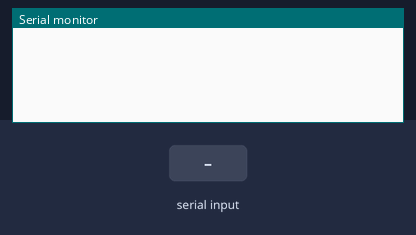
Bench run of a sketch on a simulated Arduino Uno, built with avr-gcc and run on an emulated ATmega328P. Parts: the last lines printed to the serial monitor. Inputs (shaded band) come from the test bench.

Above: at 1.2 s.
1.3 s: "1" received over the second serial link
At 3.1 s:
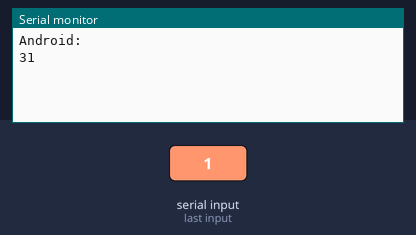
3.8 s: "0" received over the second serial link
5.8 s: "2" received over the second serial link
At 7.6 s:
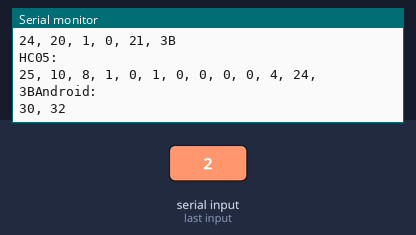

Measured:
- after the input at 1.3 s, the serial monitor: prints a new line after 1.0 s (image 1)
- after the input at 5.8 s, the serial monitor: prints a new line after 1.0 s (image 2)

The sketch:

bluetooth_android.ino
```cpp
#include <SoftwareSerial.h>

SoftwareSerial BTSerial(8,9);

int comm_status;

void setup()
{
  comm_status = 0;

  Serial.begin(9600);
  BTSerial.begin(9600);
}

void loop()
{
  if (BTSerial.available() > 0)
  {
    String str = BTSerial.readString();

    Serial.println("Android:");
    for (int i = 0; i < str.length(); i++)
    {
      if (i != 0)
        Serial.print(", ");
      Serial.print(str[i], HEX);
    }

    delay(1000);
    byte ans[6] = {0x24, 0x20, 0x01, 0x00, 0x21, 0x3B};
    sendData(ans, 6);
    comm_status = 1;
    delay(1000);
  }

  switch (comm_status)
  {
    case 1:
    {
      byte ans[13] = {0x25, 0x10, 0x08, 0x01, 0x00, 0x01, 0x00, 0x00, 0x00, 0x00, 0x04, 0x24, 0x3B};
      sendData(ans, 13);
      comm_status = 2;
      delay(1000);
      break;
    }

    case 2:
    {
      byte ans[13] = {0x25, 0x10, 0x08, 0x01, 0x00, 0x01, 0x00, 0x00, 0x00, 0x00, 0x04, 0x24, 0x3B};
      sendData(ans, 13);
      comm_status = 3;
      delay(1000);
      break;
    }

    case 3:
    {
      byte ans[13] = {0x25, 0x10, 0x08, 0x01, 0x00, 0x01, 0x00, 0x00, 0x00, 0x00, 0x04, 0x24, 0x3B};
      sendData(ans, 13);
      comm_status = 4;
      delay(1000);
      break;
    }

    case 4:
    {
      byte ans[7] = {0x25, 0x10, 0x02, 0x01, 0x01, 0x14, 0x3B};
      sendData(ans, 7);
      comm_status = 5;
      delay(1000);
      break;
    }
  }
}

void sendData(byte* out, int len)
{
  Serial.println("\nHC05:");

  for (int i = 0; i < len; i++)
  {
    BTSerial.write(out[i]);

    if (i != 0)
      Serial.print(", ");
    Serial.print(out[i], HEX);
  }
}
```
